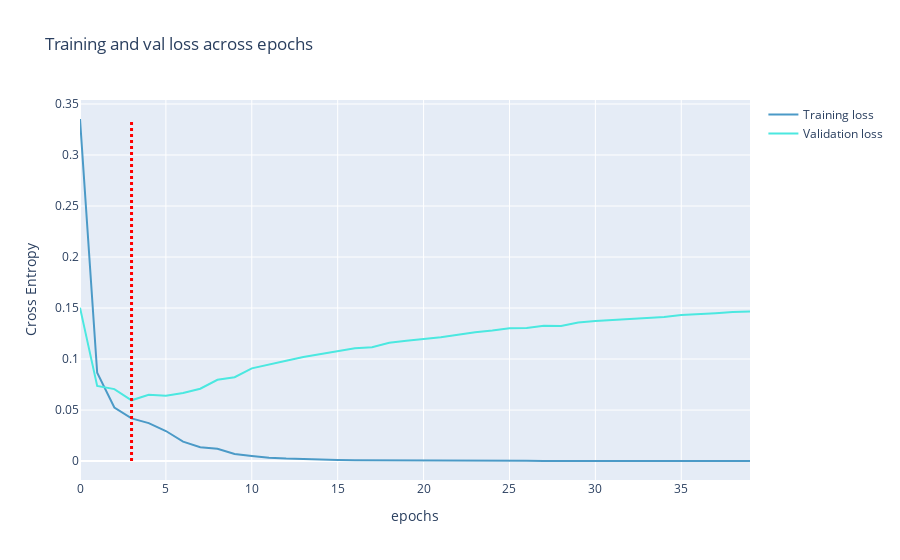

The notebook cell saved with this chart:
### Code cell
from plotly import graph_objects as go
fig = go.Figure(data=[
                      go.Scatter(
                          y=history.history["loss"],
                          name="Training loss",
                          mode="lines",
                          marker=dict(
                              color=color_chart[0]
                          )),
                      go.Scatter(
                          y=history.history["val_loss"],
                          name="Validation loss",
                          mode="lines",
                          marker=dict(
                              color=color_chart[1]
                          ))
])
# Add shapes
fig.add_shape(type="line",
    x0=np.argmin(history.history["val_loss"]),
    y0=np.min(history.history["loss"]),
    x1=np.argmin(history.history["val_loss"]),
    y1=np.max(history.history["loss"]),
    line=dict(color="red",width=3,dash="dot"),
    name="overfitting limit"
)
fig.update_layout(
    title='Training and val loss across epochs',
    xaxis_title='epochs',
    yaxis_title='Cross Entropy'    
)
fig.show()

### Figure 1 — Plotly figure (JSON) as saved in the notebook; plotly's stock layout.template omitted (floating-point values rounded to 4 significant figures)
{"data": [{"marker": {"color": "#4B9AC7"}, "mode": "lines", "name": "Training loss", "type": "scatter", "y": [0.3353, 0.08655, 0.0525, 0.04185, 0.03719, 0.02946, 0.01906, 0.01364, 0.01205, 0.006904, 0.004999, 0.003304, 0.002392, 0.00172, 0.001472, 0.001082, 0.0008418, 0.0007021, 0.0005917, 0.0004965, 0.0004517, 0.000361, 0.0003234, 0.0002711, 0.0002602, 0.0002241, 0.0001913, 0.0001687, 0.0001536, 0.0001358, 0.0001256, 0.0001109, 0.000104, 9.045e-05, 8.338e-05, 7.526e-05, 6.981e-05, 6.599e-05, 5.91e-05, 5.632e-05]}, {"marker": {"color": "#4BE8E0"}, "mode": "lines", "name": "Validation loss", "type": "scatter", "y": [0.1504, 0.07367, 0.07051, 0.05956, 0.06494, 0.06401, 0.06672, 0.0709, 0.07971, 0.08216, 0.0909, 0.09491, 0.09824, 0.102, 0.1049, 0.1076, 0.1106, 0.1117, 0.1159, 0.1179, 0.1194, 0.1213, 0.1239, 0.1263, 0.1279, 0.1301, 0.1304, 0.1326, 0.1325, 0.1358, 0.1372, 0.1383, 0.1393, 0.1403, 0.1411, 0.1431, 0.1438, 0.145, 0.1461, 0.1466]}], "layout": {"shapes": [{"line": {"color": "red", "dash": "dot", "width": 3}, "name": "overfitting limit", "type": "line", "x0": 3, "x1": 3, "y0": 5.632e-05, "y1": 0.3353}], "title": {"text": "Training and val loss across epochs"}, "xaxis": {"title": {"text": "epochs"}}, "yaxis": {"title": {"text": "Cross Entropy"}}}}
